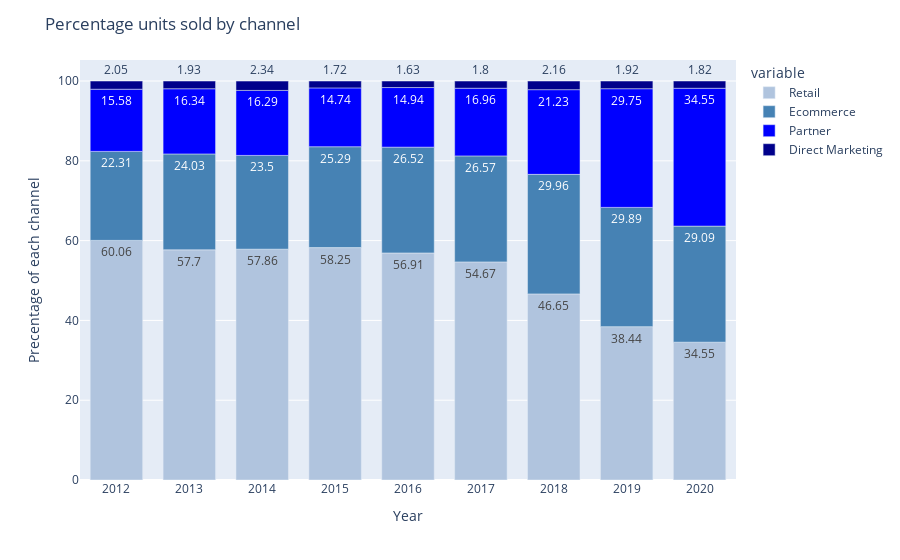

The notebook cell saved with this chart:
### Code cell
color_discrete_map = {"Retail": "lightsteelblue","Ecommerce":"steelblue","Partner":"blue","Direct Marketing":"darkblue"}

fig = px.bar(data_prcnt_100, x="Year", y=["Retail","Ecommerce","Partner","Direct Marketing"], text_auto=True,
            color_discrete_map=color_discrete_map)
fig.update_layout(
    title_text='Percentage units sold by channel', # title of plot
    xaxis_title_text='Year', # xaxis label
    yaxis_title_text='Precentage of each channel', # yaxis label
    bargap=0.2, # gap between bars of adjacent location coordinates
    bargroupgap=0.1, # gap between bars of the same location coordinates
    showlegend=True
)
fig.show()

### Figure 1 — Plotly figure (JSON) as saved in the notebook; plotly's stock layout.template omitted (floating-point values rounded to 4 significant figures)
{"data": [{"alignmentgroup": "True", "hovertemplate": "variable=Retail<br>Year=%{x}<br>value=%{y}<extra></extra>", "legendgroup": "Retail", "marker": {"color": "lightsteelblue", "pattern": {"shape": ""}}, "name": "Retail", "offsetgroup": "Retail", "orientation": "v", "showlegend": true, "textposition": "auto", "texttemplate": "%{y}", "type": "bar", "x": [2012, 2013, 2014, 2015, 2016, 2017, 2018, 2019, 2020], "xaxis": "x", "y": [60.06, 57.7, 57.86, 58.25, 56.91, 54.67, 46.65, 38.44, 34.55], "yaxis": "y"}, {"alignmentgroup": "True", "hovertemplate": "variable=Ecommerce<br>Year=%{x}<br>value=%{y}<extra></extra>", "legendgroup": "Ecommerce", "marker": {"color": "steelblue", "pattern": {"shape": ""}}, "name": "Ecommerce", "offsetgroup": "Ecommerce", "orientation": "v", "showlegend": true, "textposition": "auto", "texttemplate": "%{y}", "type": "bar", "x": [2012, 2013, 2014, 2015, 2016, 2017, 2018, 2019, 2020], "xaxis": "x", "y": [22.31, 24.03, 23.5, 25.29, 26.52, 26.57, 29.96, 29.89, 29.09], "yaxis": "y"}, {"alignmentgroup": "True", "hovertemplate": "variable=Partner<br>Year=%{x}<br>value=%{y}<extra></extra>", "legendgroup": "Partner", "marker": {"color": "blue", "pattern": {"shape": ""}}, "name": "Partner", "offsetgroup": "Partner", "orientation": "v", "showlegend": true, "textposition": "auto", "texttemplate": "%{y}", "type": "bar", "x": [2012, 2013, 2014, 2015, 2016, 2017, 2018, 2019, 2020], "xaxis": "x", "y": [15.58, 16.34, 16.29, 14.74, 14.94, 16.96, 21.23, 29.75, 34.55], "yaxis": "y"}, {"alignmentgroup": "True", "hovertemplate": "variable=Direct Marketing<br>Year=%{x}<br>value=%{y}<extra></extra>", "legendgroup": "Direct Marketing", "marker": {"color": "darkblue", "pattern": {"shape": ""}}, "name": "Direct Marketing", "offsetgroup": "Direct Marketing", "orientation": "v", "showlegend": true, "textposition": "auto", "texttemplate": "%{y}", "type": "bar", "x": [2012, 2013, 2014, 2015, 2016, 2017, 2018, 2019, 2020], "xaxis": "x", "y": [2.05, 1.93, 2.34, 1.72, 1.63, 1.8, 2.16, 1.92, 1.82], "yaxis": "y"}], "layout": {"bargap": 0.2, "bargroupgap": 0.1, "barmode": "relative", "legend": {"title": {"text": "variable"}, "tracegroupgap": 0}, "margin": {"t": 60}, "showlegend": true, "title": {"text": "Percentage units sold by channel"}, "xaxis": {"anchor": "y", "domain": [0, 1], "title": {"text": "Year"}}, "yaxis": {"anchor": "x", "domain": [0, 1], "title": {"text": "Precentage of each channel"}}}}
